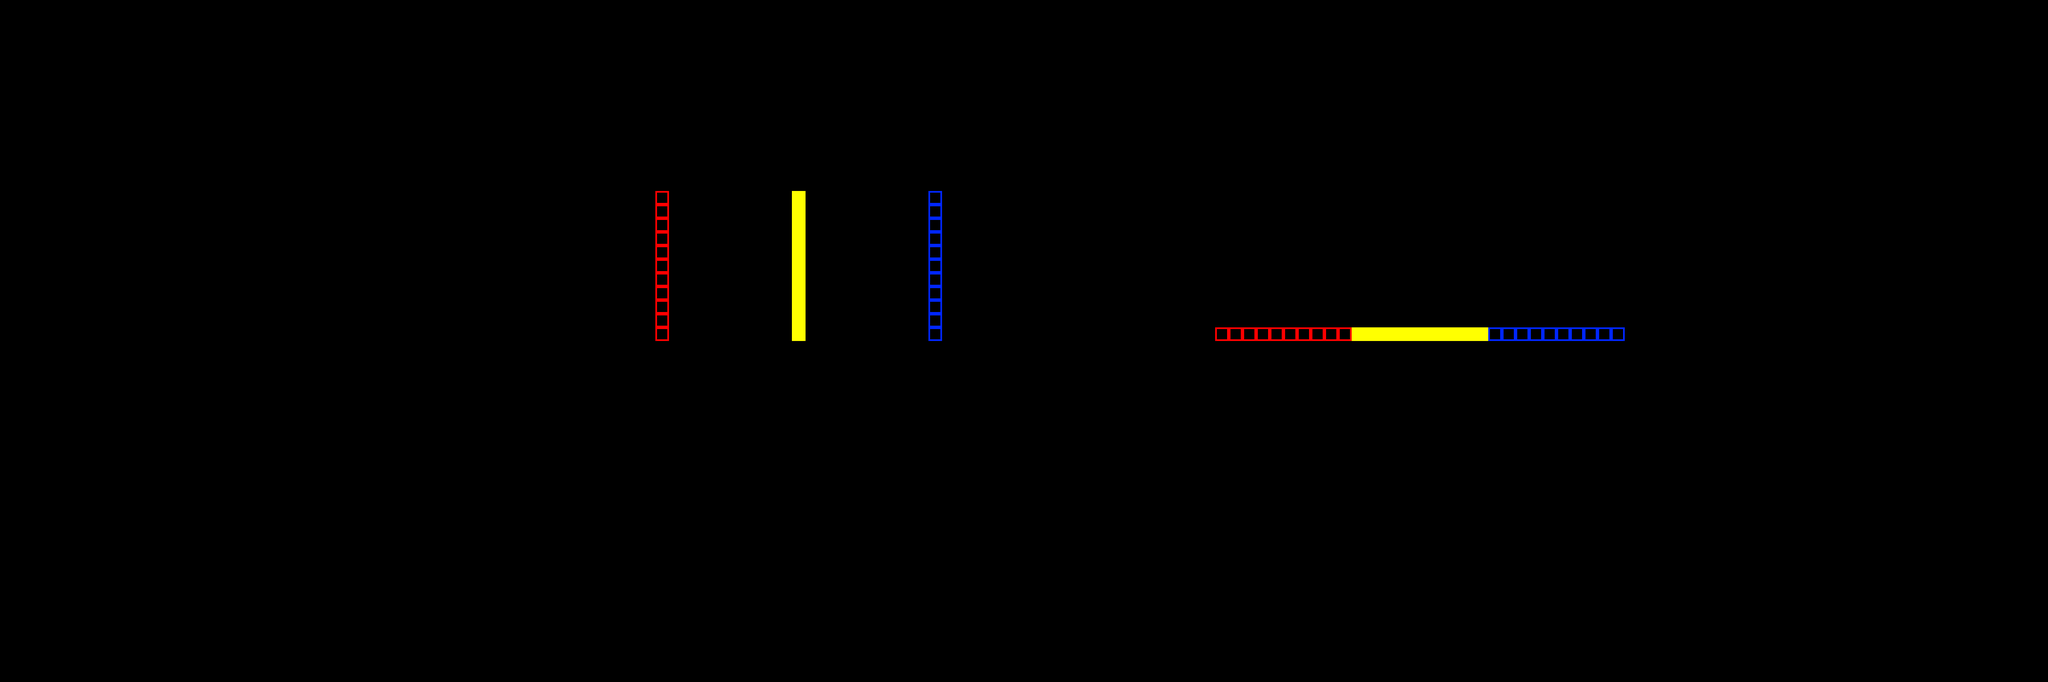

Rendered tile map (Tiled .tmx) drawn with the repository's tilesets; below, a short description and the map source with its tile grids summarised:
An orthogonal 150x50 tile map with 32x32 px tiles, 1 tile layer (Tile Layer 1) and 28 objects (26x object, 2x fixture).

<map version="1.0" orientation="orthogonal" width="150" height="50" tilewidth="32" tileheight="32">
 <properties>
  <property name="unitScale" value="0.03125" />
 </properties>
 <tileset firstgid="1" name="tileset1" tilewidth="32" tileheight="32">
  <image source="tileset1.png" width="512" height="512" />
 </tileset>
 <layer name="Tile Layer 1" width="150" height="50">
  <data>[7500 cells, 583 non-empty, 5 distinct tile ids]</data>
 </layer>
 <objectgroup name="Object Layer 1">
  <object type="object" x="576" y="384" width="3648" height="64">
   <properties>
    <property name="bodyType" value="StaticBody" />
    <property name="categoryBits" value="1" />
    <property name="friction" value="1" />
    <property name="userData" value="ground" />
   </properties>
  </object>
  <object type="object" x="576" y="832" width="3648" height="32">
   <properties>
    <property name="bodyType" value="StaticBody" />
    <property name="categoryBits" value="1" />
    <property name="friction" value="1" />
    <property name="userData" value="ground" />
   </properties>
  </object>
  <object type="object" x="576" y="448" width="64" height="384">
   <properties>
    <property name="bodyType" value="StaticBody" />
    <property name="categoryBits" value="1" />
    <property name="userData" value="ground" />
   </properties>
  </object>
  <object type="object" x="4160" y="448" width="64" height="384">
   <properties>
    <property name="bodyType" value="StaticBody" />
    <property name="categoryBits" value="1" />
    <property name="userData" value="ground" />
   </properties>
  </object>
  <object type="object" x="1024" y="736" width="224" height="96">
   <properties>
    <property name="bodyType" value="StaticBody" />
    <property name="categoryBits" value="1" />
    <property name="userData" value="ground" />
   </properties>
  </object>
  <object type="object" x="1152" y="672" width="96" height="64">
   <properties>
    <property name="bodyType" value="StaticBody" />
    <property name="categoryBits" value="1" />
    <property name="userData" value="ground" />
   </properties>
  </object>
  <object name="nextlevel" type="object" x="4064" y="704" width="32" height="64">
   <properties>
    <property name="bodyType" value="StaticBody" />
    <property name="categoryBits" value="1" />
    <property name="isSensor" value="true" />
    <property name="userData" value="nextlevel" />
   </properties>
  </object>
  <object type="object" x="2432" y="816" width="224" height="16">
   <properties>
    <property name="bodyType" value="StaticBody" />
    <property name="categoryBits" value="1" />
    <property name="isSensor" value="true" />
    <property name="userData" value="spikes" />
   </properties>
  </object>
  <object type="object" x="1248" y="800" width="1184" height="32">
   <properties>
    <property name="bodyType" value="StaticBody" />
    <property name="categoryBits" value="1" />
   </properties>
  </object>
  <object type="object" x="2656" y="800" width="192" height="32">
   <properties>
    <property name="bodyType" value="StaticBody" />
    <property name="categoryBits" value="1" />
   </properties>
  </object>
  <object type="object" x="2848" y="816" width="960" height="16">
   <properties>
    <property name="bodyType" value="StaticBody" />
    <property name="categoryBits" value="1" />
    <property name="isSensor" value="true" />
    <property name="userData" value="spikes" />
   </properties>
  </object>
  <object type="object" x="3808" y="800" width="352" height="32">
   <properties>
    <property name="bodyType" value="StaticBody" />
    <property name="categoryBits" value="1" />
   </properties>
  </object>
  <object name="light1" type="object" x="2496" y="512" width="32" height="32">
   <properties>
    <property name="bodyType" value="StaticBody" />
    <property name="isSensor" value="true" />
    <property name="userData" value="light" />
   </properties>
  </object>
  <object name="light2" type="object" x="3744" y="512" width="32" height="32">
   <properties>
    <property name="bodyType" value="StaticBody" />
    <property name="isSensor" value="true" />
    <property name="userData" value="light" />
   </properties>
  </object>
  <object name="light3" type="object" x="800" y="576" width="32" height="32">
   <properties>
    <property name="bodyType" value="StaticBody" />
    <property name="isSensor" value="true" />
    <property name="userData" value="light" />
   </properties>
  </object>
  <object type="object" x="640" y="800" width="384" height="32">
   <properties>
    <property name="bodyType" value="StaticBody" />
    <property name="categoryBits" value="1" />
   </properties>
  </object>
  <object name="dialogue4" type="object" x="736" y="480" width="720" height="32">
   <properties>
    <property name="bodyType" value="StaticBody" />
    <property name="categoryBits" value="32" />
    <property name="isSensor" value="true" />
    <property name="userData" value="light" />
   </properties>
  </object>
  <object name="dialogue5" type="object" x="1600" y="608" width="720" height="32">
   <properties>
    <property name="bodyType" value="StaticBody" />
    <property name="categoryBits" value="32" />
    <property name="isSensor" value="true" />
    <property name="userData" value="light" />
   </properties>
  </object>
  <object name="title4" type="object" x="1312" y="576" width="192" height="64">
   <properties>
    <property name="bodyType" value="StaticBody" />
    <property name="categoryBits" value="32" />
    <property name="isSensor" value="true" />
    <property name="userData" value="light" />
   </properties>
  </object>
 </objectgroup>
 <objectgroup name="Player">
  <object name="player" type="object" x="704" y="576" width="33" height="62">
   <properties>
    <property name="bodyType" value="DynamicBody" />
    <property name="categoryBits" value="16" />
    <property name="density" value="3" />
    <property name="fixedRotation" value="true" />
    <property name="friction" value="0" />
    <property name="linearDamping" value="0" />
    <property name="maskBits" value="3" />
    <property name="setBullet" value="true" />
    <property name="userData" value="player" />
   </properties>
  </object>
  <object name="feet" type="fixture" x="706.5" y="634" width="28" height="8">
   <properties>
    <property name="body" value="player" />
    <property name="isSensor" value="true" />
    <property name="maskBits" value="3" />
    <property name="userData" value="feet" />
   </properties>
  </object>
  <object name="leg" type="fixture" x="706.5" y="626" width="28" height="8">
   <properties>
    <property name="body" value="player" />
    <property name="isSensor" value="true" />
    <property name="maskBits" value="3" />
    <property name="userData" value="leg" />
   </properties>
  </object>
 </objectgroup>
 <objectgroup name="World 1">
  <properties>
   <property name="categoryBits" value="2" />
  </properties>
  <object type="object" x="1536" y="448" width="32" height="352" />
  <object type="object" x="2848" y="768" width="320" height="32" />
 </objectgroup>
 <objectgroup name="World 2">
  <properties>
   <property name="categoryBits" value="4" />
  </properties>
  <object type="object" x="1856" y="448" width="32" height="352" />
  <object type="object" x="3168" y="768" width="320" height="32" />
 </objectgroup>
 <objectgroup name="World 3">
  <properties>
   <property name="categoryBits" value="8" />
   <property name="maskBits" value="31" />
  </properties>
  <object type="object" x="2176" y="448" width="32" height="352" />
  <object type="object" x="3488" y="768" width="320" height="32" />
 </objectgroup>
</map>
